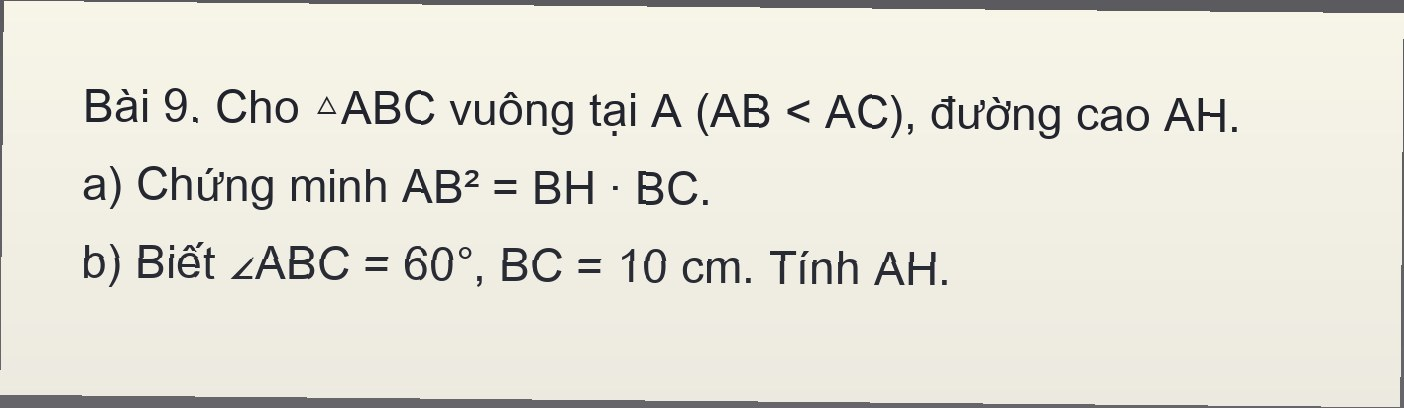
#> input picture tools/ocr-eval/fixtures/09-geometry-vi.jpg, 1404 x 408 px
$ python make_fakecam.py
#> lines starting #> are read from the running program, lines starting #| are printed output that depends on the picture
"""Builds fakecam.mjpeg (Chrome fake camera feed) from an OCR fixture."""
import io
from pathlib import Path
from PIL import Image

here = Path(__file__).parent
src = Image.open(here / "../ocr-eval/fixtures/09-geometry-vi.jpg").convert("RGB")
#> src is the input picture: PIL image 1404x408 RGB; mean R, G, B 228, 226.1, 215.8
frame = Image.new("RGB", (720, 1280), (120, 110, 100))
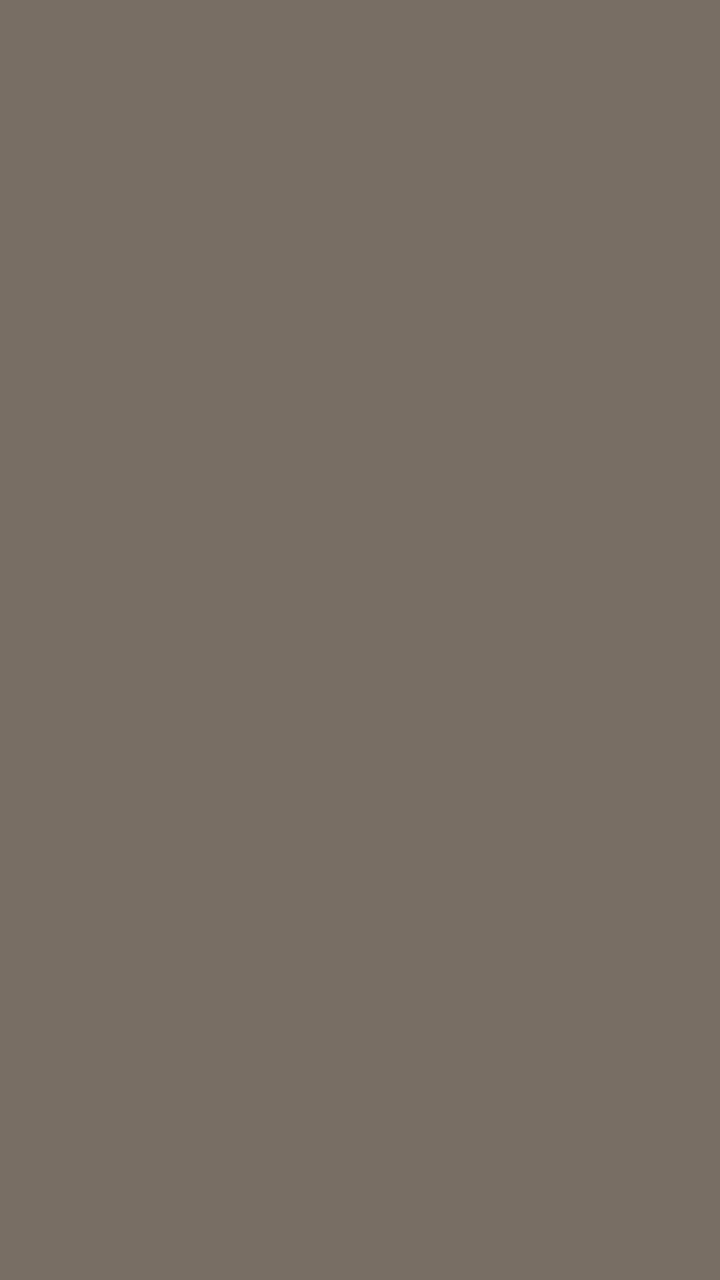
#> frame: PIL image 720x1280 RGB; mean R, G, B 120, 110, 100
w = 680
h = int(src.height * w / src.width)
#> h = 197
frame.paste(src.resize((w, h)), (20, (1280 - h) // 2))
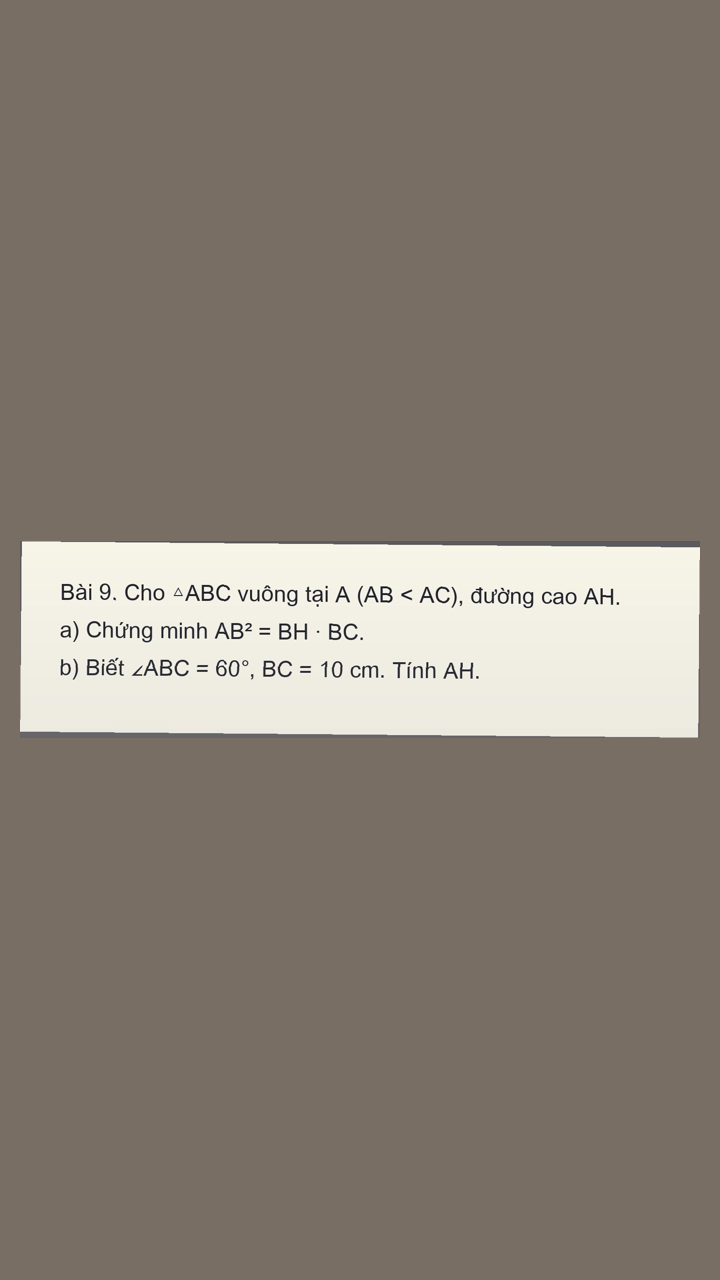
#> frame: PIL image 720x1280 RGB; mean R, G, B 135.7, 126.9, 116.8
buf = io.BytesIO()
frame.save(buf, "JPEG", quality=90)
(here / "fakecam.mjpeg").write_bytes(buf.getvalue() * 30)

$ run again, with tools/ocr-eval/fixtures/01-arithmetic-vi.jpg copied over tools/ocr-eval/fixtures/09-geometry-vi.jpg
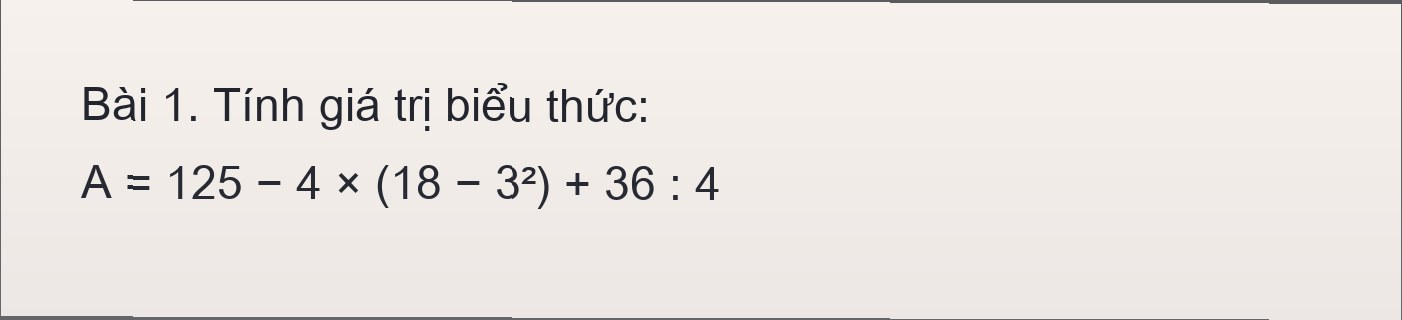
#> input picture tools/ocr-eval/fixtures/01-arithmetic-vi.jpg, 1402 x 320 px
#> src is the input picture: PIL image 1402x320 RGB; mean R, G, B 235, 230.1, 226.7
#> `frame.paste(src.resize((w, h)), (20, (1280 - h) // 2))`:
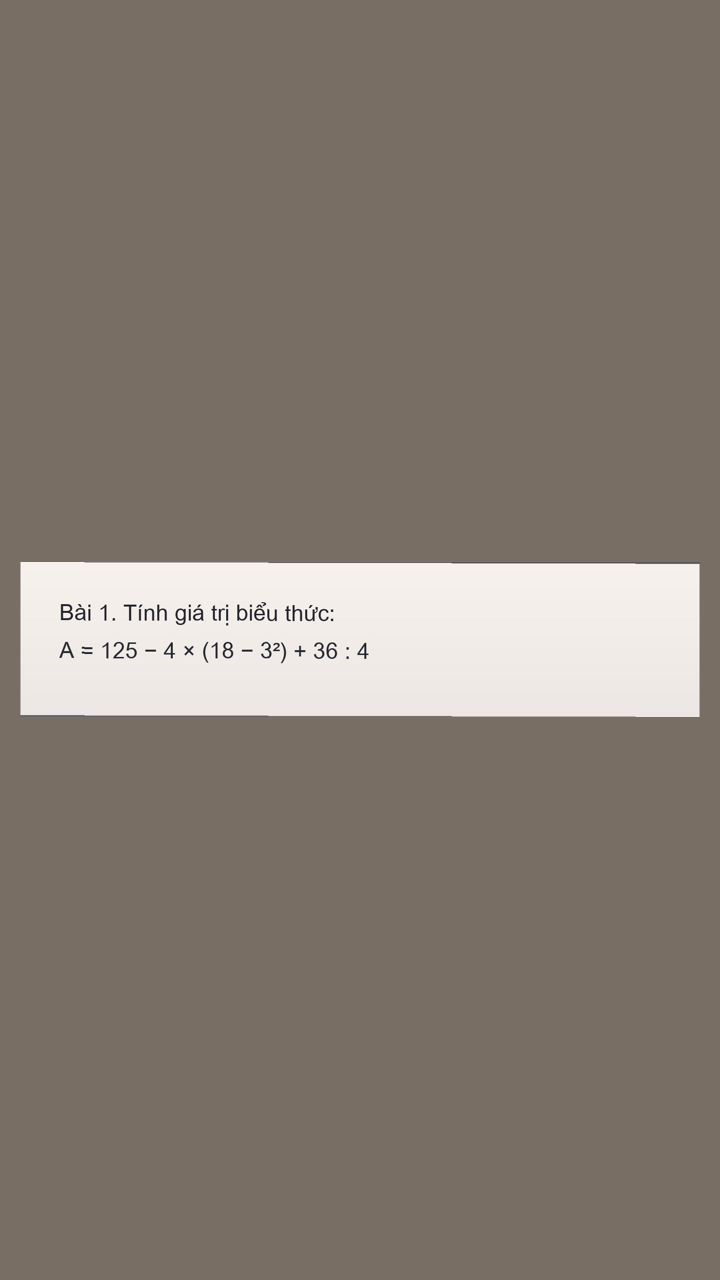
#> frame: PIL image 720x1280 RGB; mean R, G, B 133.2, 123.7, 114.5

$ run again, with tools/ocr-eval/fixtures/02-quadratic-vi.jpg copied over tools/ocr-eval/fixtures/09-geometry-vi.jpg
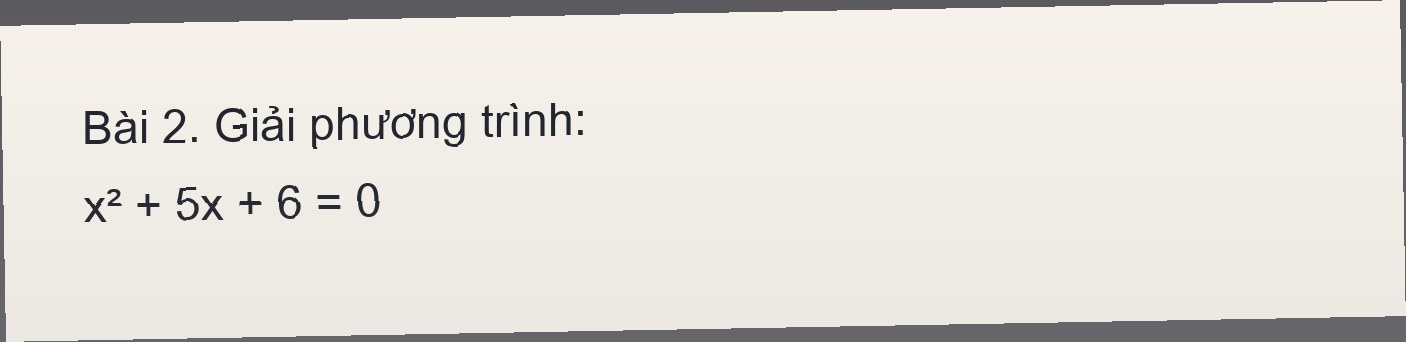
#> input picture tools/ocr-eval/fixtures/02-quadratic-vi.jpg, 1406 x 342 px
#> src is the input picture: PIL image 1406x342 RGB; mean R, G, B 226.4, 223.2, 217.8
#> `frame.paste(src.resize((w, h)), (20, (1280 - h) // 2))`:
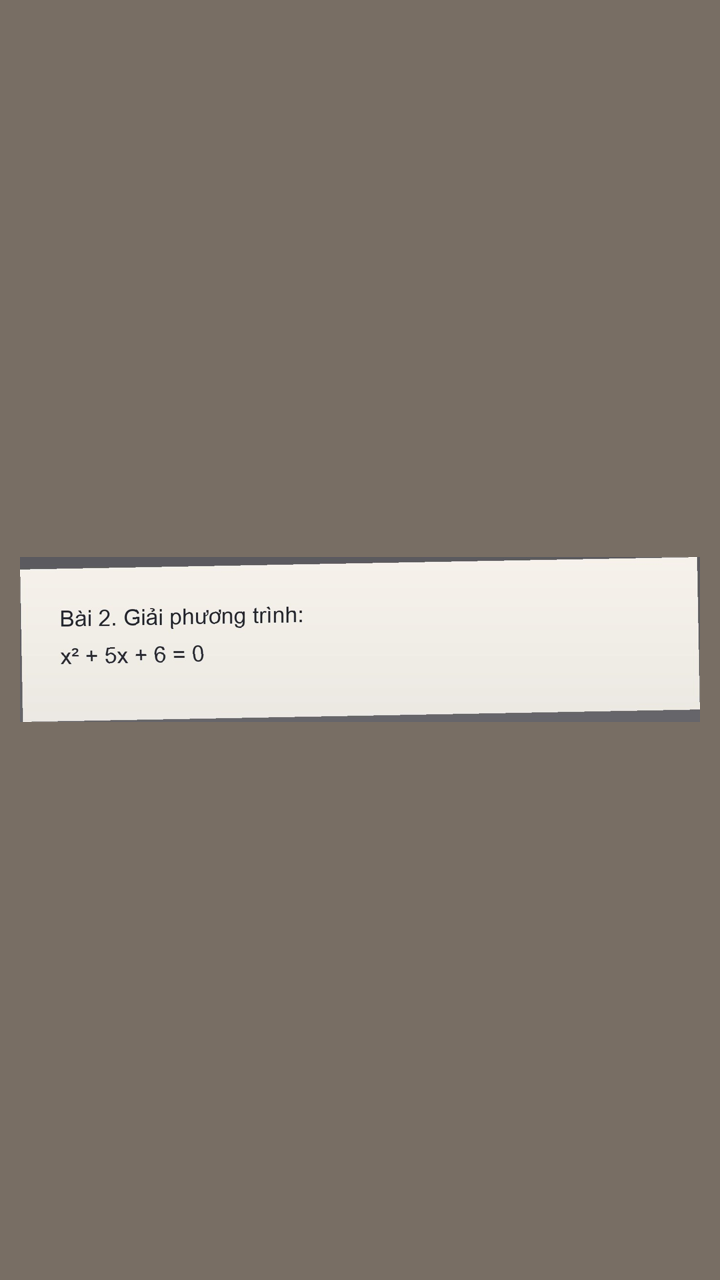
#> frame: PIL image 720x1280 RGB; mean R, G, B 133, 123.8, 114.3

$ run again, with tools/ocr-eval/fixtures/03-fraction-vi.jpg copied over tools/ocr-eval/fixtures/09-geometry-vi.jpg
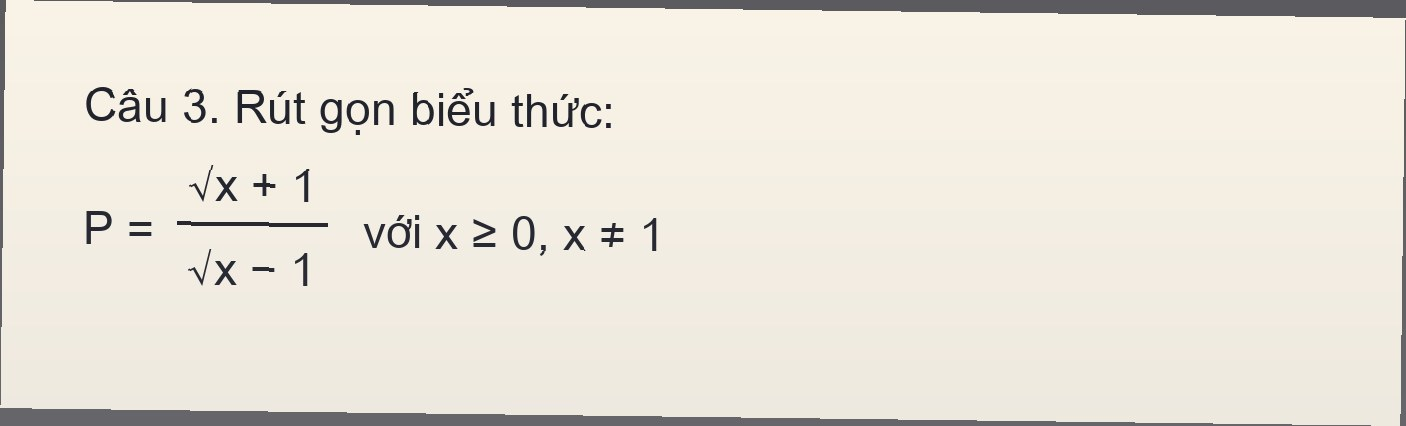
#> input picture tools/ocr-eval/fixtures/03-fraction-vi.jpg, 1406 x 426 px
#> src is the input picture: PIL image 1406x426 RGB; mean R, G, B 233.5, 228.5, 218.3
#> `frame.paste(src.resize((w, h)), (20, (1280 - h) // 2))`:
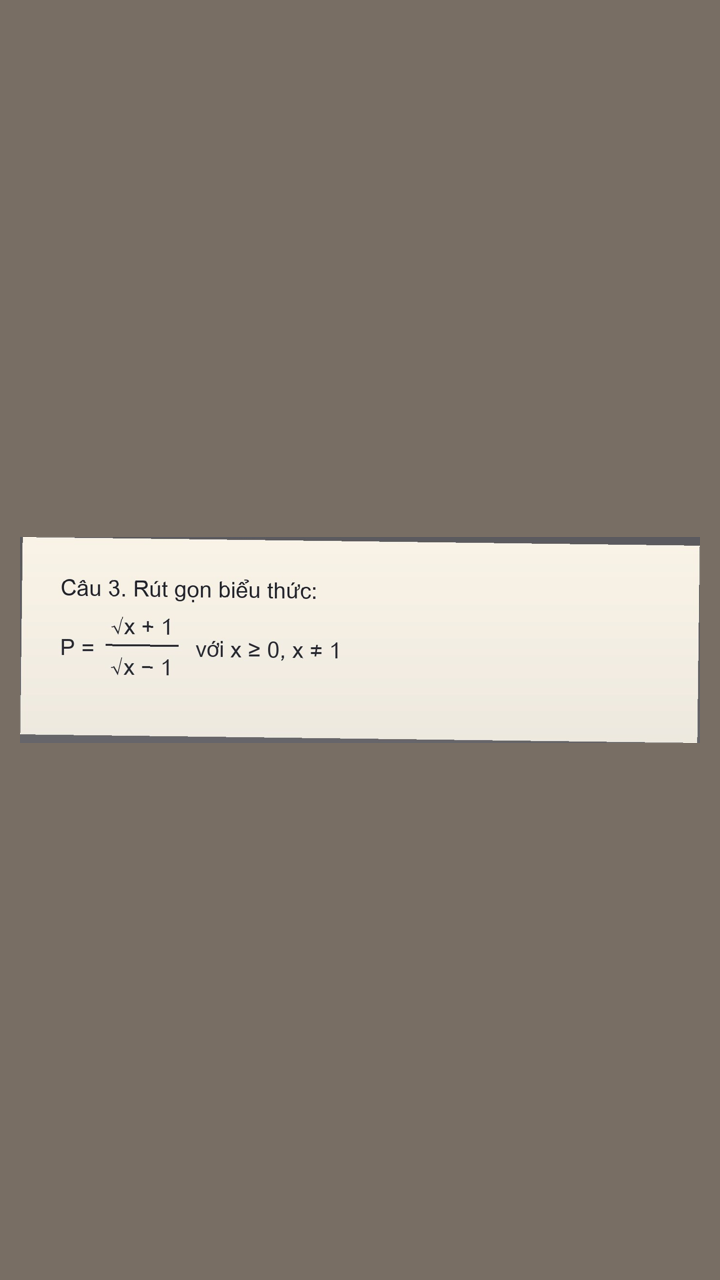
#> frame: PIL image 720x1280 RGB; mean R, G, B 137.3, 128, 118
